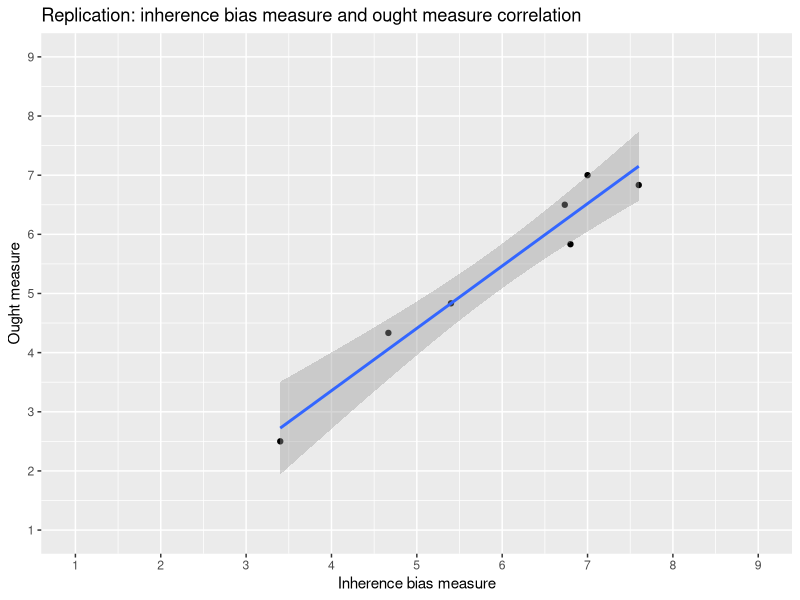

Write R code to recreate this figure. (Note: this script raises an error after producing the figure.)
## ---- chunk 1
require("knitr")
## ---- chunk 2
### Data Preparation


#### Load Relevant Libraries and Functions
library(tidyverse)


#### Import data for analysis
# pilot A = self (included because pilot B data is insufficient for analysis to run)
data_A <- read_csv("../data/Exp1_pilotA.csv")
# pilot B = naive participants (n=3)
data_B <- read_csv("../data/Exp1_pilotB.csv")



#### Initial data formatting
# combine data
data_A <- mutate(data_A, dataset = "pilotA")
data_B <- mutate(data_B, dataset = "pilotB")

data <- bind_rows(data_A, data_B)


# Filter out those who didn't consent
data <- data %>%
  filter(consent == "I agree")


# Select relevant columns
data <- data %>%
  dplyr::select(IH_1:IH_C2, # inherence heuristic scale
         O_1, O_2, O_3, O_4, O_5, O_6, # ought inferences
         attn, # attention check
         debrief_1:debrief_4, # debriefing
         gender, age, education, income, religion, race, conservatism, English, #demographics
         dataset) # pilot A vs pilot B

# Add subject ID
data <- mutate(data, subject = row_number())

# Remove all strings in task response columns (mainly Likert scale labels)
data <- data %>% 
  mutate_at(vars(IH_1:O_6), ~gsub("([a-z]|[A-Z]|\\s)*", "", .)) %>% 
  mutate_at(vars(IH_1:O_6), as.numeric)



#### Data exclusion / filtering

# replace NAs in debriefing questions with text " " to prep for str_detect, which can't handle NAs
data$debrief_1 <- str_replace_na(data$debrief_1, " ")
data$debrief_2 <- str_replace_na(data$debrief_2, " ")
data$debrief_3 <- str_replace_na(data$debrief_1, " ")
data$debrief_4 <- str_replace_na(data$debrief_1, " ")

# record exclusions
data_excl <- tibble(
  attn = sum(data$attn != "Yes" | is.na(data$attn)), 
  IH_C = sum(data$IH_C1 != 3 | is.na(data$IH_C1)) 
  + sum(data$IH_C2 != 7 | is.na(data$IH_C2)),
  non_naive = sum(str_detect(data$debrief_1, "is-ought"))
  + sum(str_detect(data$debrief_2, "is-ought"))
  + sum(str_detect(data$debrief_3, "is-ought"))
  + sum(str_detect(data$debrief_4, "is-ought")))
data_excl

# Excluding subjects
data <- data %>%
  filter(attn == "Yes" & # Exclude those who didn't pay attention
        IH_C1 == 3 & IH_C2 == 7 & # Exclude those who didn't answer correctly on control questions on the inherence heuristic scale
        !str_detect(debrief_1, "is-ought") & 
        !str_detect(debrief_2, "is-ought") & 
        !str_detect(debrief_3, "is-ought") & 
        !str_detect(debrief_4, "is-ought")) %>%  # Exclude those who mentioned "is-ought" in debriefing
  select(-attn, -(IH_C1:IH_C2), -(debrief_1:debrief_4)) # Delete attn and inherence heuristic scale control columns


#### Demographics analysis
# gender
data_demographics_gender <- data %>%
  count(gender)
data_demographics_gender

# age
data_demographics_age <- data %>%
  count(age)
data_demographics_age

# education
data_demographics_education <- data %>%
  count(education)
data_demographics_education

# income
data_demographics_income <- data %>%
  count(income)
data_demographics_income

# religion
data_demographics_religion <- data %>%
  count(religion)
data_demographics_religion

# race -> how to count for multiple selections?
data_demographics_race <- data %>%
  count(race)
data_demographics_race

# conservatism
data_demographics_conservatism <- data %>%
  count(conservatism)
data_demographics_conservatism



#### Prepare data for analysis - create columns etc.
# gather to tidy long form
data_tidy <- data %>% 
  gather(question, response, IH_1:O_6)

# classify items as inherence heuristic questions vs ought questions
data_tidy <- data_tidy %>% 
  separate(question, c("question_type", "question_number"), "_")

# summarize inherence bias average and ought measure average across subjects
data_means <- data_tidy %>%
  group_by(question_type) %>% 
  summarize(avg=mean(response, na.rm=TRUE), sd=sd(response, na.rm=TRUE), n())
data_means

# summarize inherence bias and ought measure per subject
data_means_subj <- data_tidy %>% 
  group_by(subject, question_type, dataset) %>%  
  summarize(avg=mean(response, na.rm=TRUE)) %>% 
  spread(question_type, avg)
data_means_subj






## ---- chunk 3
### Analysis of replication data
# scatterplot of inherence bias measure and ought measure
ggplot(data_means_subj, aes(x = IH, y = O)) + 
  geom_point() + 
  labs(x="Inherence bias measure", 
       y="Ought measure") +
  geom_smooth(method = "lm") +
  # Ought measure is 1 to 9 scale
  scale_y_continuous(limits=c(1,9), breaks=seq(1, 9, 1)) +
  # Inherence bias measure is 1 to 9 scale
  scale_x_continuous(limits=c(1,9), breaks=seq(1, 9, 1)) +
  ggtitle("Replication: inherence bias measure and ought measure correlation")


# Pearson correlation between each subject's inherence bias measure and their ought measure 
cor <- cor.test(data_means_subj$IH, data_means_subj$O, method = "pearson")
cor




### Scatterplot of original data
# Importing original data
data_original <- read_csv("../data/Exp1_originalData.csv")

# Add subject ID
data_original <- mutate(data_original, subject = row_number())

# Filter out excluded subjects
data_original <- data_original %>% 
  filter(excluded == 0)

# Select relevant columns
data_original <- data_original %>%
  select(inhav, # inherence heuristic scale
         oughtav, # ought inferences
         subject) # subject ID

# Rename columns to be same as replication data
data_original <- data_original %>% 
  rename(IH = inhav,
         O = oughtav)

# scatterplot of inherence bias measure and ought measure
ggplot(data_original, aes(x = IH, y = O)) + 
  geom_point() + 
  labs(x="Inherence bias measure", 
       y="Ought measure") +
  geom_smooth(method = "lm") +
  # Ought measure is 1 to 9 scale
  scale_y_continuous(limits=c(1,9), breaks=seq(1, 9, 1)) +
  # Inherence bias measure is 1 to 9 scale
  scale_x_continuous(limits=c(1,9), breaks=seq(1, 9, 1)) +
  ggtitle("Original: inherence bias measure and ought measure correlation")


# Pearson correlation between each subject's inherence bias measure and their ought measure 
cor_original <- cor.test(data_original$IH, data_original$O, method = "pearson")
cor_original








### Comparing replication data with original data
# difference between this correlation and original study's correlation (r(120) = .30, 95% CI = [.13, .46], p < .001)
diff_cor <- cor$estimate - cor_original$estimate
diff_cor





